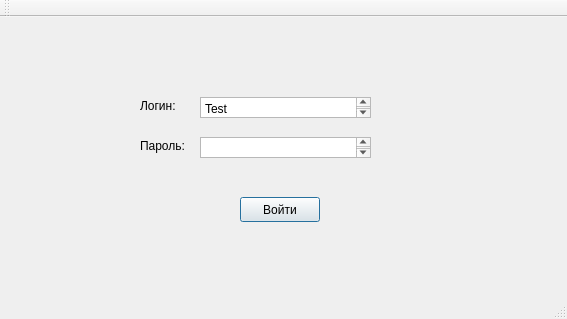
<?xml version="1.0" encoding="UTF-8"?>
<ui version="4.0">
 <class>MainWindow</class>
 <widget class="QMainWindow" name="MainWindow">
  <property name="geometry">
   <rect>
    <x>0</x>
    <y>0</y>
    <width>567</width>
    <height>319</height>
   </rect>
  </property>
  <property name="windowTitle">
   <string>Авторизация</string>
  </property>
  <widget class="QWidget" name="centralWidget">
   <widget class="QPushButton" name="pushButtonAutorization">
    <property name="geometry">
     <rect>
      <x>240</x>
      <y>180</y>
      <width>80</width>
      <height>25</height>
     </rect>
    </property>
    <property name="focusPolicy">
     <enum>Qt::StrongFocus</enum>
    </property>
    <property name="text">
     <string>Войти</string>
    </property>
    <property name="default">
     <bool>true</bool>
    </property>
   </widget>
   <widget class="QTextEdit" name="textEditLogin">
    <property name="geometry">
     <rect>
      <x>200</x>
      <y>80</y>
      <width>171</width>
      <height>21</height>
     </rect>
    </property>
    <property name="focusPolicy">
     <enum>Qt::StrongFocus</enum>
    </property>
    <property name="tabChangesFocus">
     <bool>true</bool>
    </property>
    <property name="html">
     <string>&lt;!DOCTYPE HTML PUBLIC &quot;-//W3C//DTD HTML 4.0//EN&quot; &quot;http://www.w3.org/TR/REC-html40/strict.dtd&quot;&gt;
&lt;html&gt;&lt;head&gt;&lt;meta name=&quot;qrichtext&quot; content=&quot;1&quot; /&gt;&lt;style type=&quot;text/css&quot;&gt;
p, li { white-space: pre-wrap; }
&lt;/style&gt;&lt;/head&gt;&lt;body style=&quot; font-family:'Noto Sans'; font-size:9pt; font-weight:400; font-style:normal;&quot;&gt;
&lt;p style=&quot; margin-top:0px; margin-bottom:0px; margin-left:0px; margin-right:0px; -qt-block-indent:0; text-indent:0px;&quot;&gt;Test&lt;/p&gt;&lt;/body&gt;&lt;/html&gt;</string>
    </property>
   </widget>
   <widget class="QTextEdit" name="textEditPWD">
    <property name="geometry">
     <rect>
      <x>200</x>
      <y>120</y>
      <width>171</width>
      <height>21</height>
     </rect>
    </property>
    <property name="focusPolicy">
     <enum>Qt::StrongFocus</enum>
    </property>
    <property name="inputMethodHints">
     <set>Qt::ImhHiddenText</set>
    </property>
    <property name="tabChangesFocus">
     <bool>true</bool>
    </property>
   </widget>
   <widget class="QLabel" name="labelLogin">
    <property name="geometry">
     <rect>
      <x>140</x>
      <y>80</y>
      <width>54</width>
      <height>17</height>
     </rect>
    </property>
    <property name="text">
     <string>Логин:</string>
    </property>
   </widget>
   <widget class="QLabel" name="labelPWD">
    <property name="geometry">
     <rect>
      <x>140</x>
      <y>120</y>
      <width>54</width>
      <height>17</height>
     </rect>
    </property>
    <property name="text">
     <string>Пароль:</string>
    </property>
   </widget>
   <widget class="QLabel" name="labelStatus">
    <property name="geometry">
     <rect>
      <x>240</x>
      <y>50</y>
      <width>54</width>
      <height>17</height>
     </rect>
    </property>
    <property name="text">
     <string/>
    </property>
   </widget>
  </widget>
  <widget class="QToolBar" name="mainToolBar">
   <attribute name="toolBarArea">
    <enum>TopToolBarArea</enum>
   </attribute>
   <attribute name="toolBarBreak">
    <bool>false</bool>
   </attribute>
  </widget>
  <widget class="QStatusBar" name="statusBar"/>
 </widget>
 <layoutdefault spacing="6" margin="11"/>
 <resources/>
 <connections/>
</ui>
